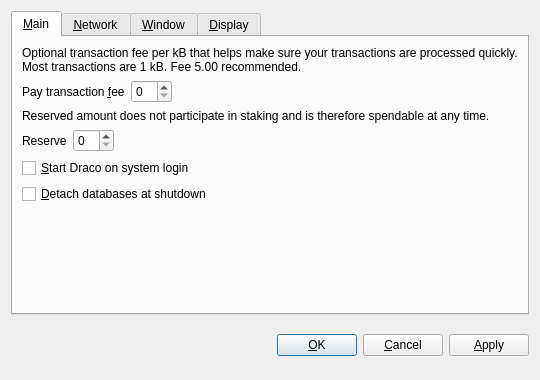
<?xml version="1.0" encoding="UTF-8"?>
<ui version="4.0">
 <class>OptionsDialog</class>
 <widget class="QDialog" name="OptionsDialog">
  <property name="geometry">
   <rect>
    <x>0</x>
    <y>0</y>
    <width>540</width>
    <height>380</height>
   </rect>
  </property>
  <property name="windowTitle">
   <string>Options</string>
  </property>
  <property name="modal">
   <bool>true</bool>
  </property>
  <layout class="QVBoxLayout" name="verticalLayout">
   <item>
    <widget class="QTabWidget" name="tabWidget">
     <property name="tabPosition">
      <enum>QTabWidget::North</enum>
     </property>
     <property name="currentIndex">
      <number>0</number>
     </property>
     <widget class="QWidget" name="tabMain">
      <attribute name="title">
       <string>&amp;Main</string>
      </attribute>
      <layout class="QVBoxLayout" name="verticalLayout_Main">
       <item>
        <widget class="QLabel" name="transactionFeeInfoLabel">
         <property name="text">
          <string>Optional transaction fee per kB that helps make sure your transactions are processed quickly. Most transactions are 1 kB. Fee 5.00 recommended.</string>
         </property>
         <property name="textFormat">
          <enum>Qt::PlainText</enum>
         </property>
         <property name="wordWrap">
          <bool>true</bool>
         </property>
        </widget>
       </item>
       <item>
        <layout class="QHBoxLayout" name="horizontalLayoutFee">
         <item>
          <widget class="QLabel" name="transactionFeeLabel">
           <property name="text">
            <string>Pay transaction &amp;fee</string>
           </property>
           <property name="textFormat">
            <enum>Qt::PlainText</enum>
           </property>
           <property name="buddy">
            <cstring>transactionFee</cstring>
           </property>
          </widget>
         </item>
         <item>
          <widget class="BitcoinAmountField" name="transactionFee"/>
         </item>
         <item>
          <spacer name="horizontalSpacerFee">
           <property name="orientation">
            <enum>Qt::Horizontal</enum>
           </property>
           <property name="sizeHint" stdset="0">
            <size>
             <width>40</width>
             <height>20</height>
            </size>
           </property>
          </spacer>
         </item>
        </layout>
       </item>
       <item>
        <widget class="QLabel" name="reserveBalanceInfoLabel">
         <property name="text">
          <string>Reserved amount does not participate in staking and is therefore spendable at any time.</string>
         </property>
         <property name="textFormat">
          <enum>Qt::PlainText</enum>
         </property>
         <property name="wordWrap">
          <bool>true</bool>
         </property>
        </widget>
       </item>
       <item>
        <layout class="QHBoxLayout" name="horizontalLayoutReserveBalance">
         <item>
          <widget class="QLabel" name="reserveBalanceLabel">
           <property name="text">
            <string>Reserve</string>
           </property>
           <property name="textFormat">
            <enum>Qt::PlainText</enum>
           </property>
           <property name="buddy">
            <cstring>reserveBalance</cstring>
           </property>
          </widget>
         </item>
         <item>
          <widget class="BitcoinAmountField" name="reserveBalance"/>
         </item>
         <item>
          <spacer name="horizontalSpacerReserveBalance">
           <property name="orientation">
            <enum>Qt::Horizontal</enum>
           </property>
           <property name="sizeHint" stdset="0">
            <size>
             <width>40</width>
             <height>20</height>
            </size>
           </property>
          </spacer>
         </item>
        </layout>
       </item>
       <item>
        <widget class="QCheckBox" name="bitcoinAtStartup">
         <property name="toolTip">
          <string>Automatically start Draco after logging in to the system.</string>
         </property>
         <property name="text">
          <string>&amp;Start Draco on system login</string>
         </property>
        </widget>
       </item>
       <item>
        <widget class="QCheckBox" name="detachDatabases">
         <property name="toolTip">
          <string>Detach block and address databases at shutdown. This means they can be moved to another data directory, but it slows down shutdown. The wallet is always detached.</string>
         </property>
         <property name="text">
          <string>&amp;Detach databases at shutdown</string>
         </property>
        </widget>
       </item>
       <item>
        <spacer name="verticalSpacer_Main">
         <property name="orientation">
          <enum>Qt::Vertical</enum>
         </property>
         <property name="sizeHint" stdset="0">
          <size>
           <width>20</width>
           <height>40</height>
          </size>
         </property>
        </spacer>
       </item>
      </layout>
     </widget>
     <widget class="QWidget" name="tabNetwork">
      <attribute name="title">
       <string>&amp;Network</string>
      </attribute>
      <layout class="QVBoxLayout" name="verticalLayout_Network">
       <item>
        <widget class="QCheckBox" name="mapPortUpnp">
         <property name="toolTip">
          <string>Automatically open the Draco client port on the router. This only works when your router supports UPnP and it is enabled.</string>
         </property>
         <property name="text">
          <string>Map port using &amp;UPnP</string>
         </property>
        </widget>
       </item>
       <item>
        <widget class="QCheckBox" name="connectSocks">
         <property name="toolTip">
          <string>Connect to the Draco network through a SOCKS proxy (e.g. when connecting through Tor).</string>
         </property>
         <property name="text">
          <string>&amp;Connect through SOCKS proxy:</string>
         </property>
        </widget>
       </item>
       <item>
        <layout class="QHBoxLayout" name="horizontalLayout_Network">
         <item>
          <widget class="QLabel" name="proxyIpLabel">
           <property name="text">
            <string>Proxy &amp;IP:</string>
           </property>
           <property name="textFormat">
            <enum>Qt::PlainText</enum>
           </property>
           <property name="buddy">
            <cstring>proxyIp</cstring>
           </property>
          </widget>
         </item>
         <item>
          <widget class="QValidatedLineEdit" name="proxyIp">
           <property name="maximumSize">
            <size>
             <width>140</width>
             <height>16777215</height>
            </size>
           </property>
           <property name="toolTip">
            <string>IP address of the proxy (e.g. 127.0.0.1)</string>
           </property>
          </widget>
         </item>
         <item>
          <widget class="QLabel" name="proxyPortLabel">
           <property name="text">
            <string>&amp;Port:</string>
           </property>
           <property name="textFormat">
            <enum>Qt::PlainText</enum>
           </property>
           <property name="buddy">
            <cstring>proxyPort</cstring>
           </property>
          </widget>
         </item>
         <item>
          <widget class="QLineEdit" name="proxyPort">
           <property name="maximumSize">
            <size>
             <width>55</width>
             <height>16777215</height>
            </size>
           </property>
           <property name="toolTip">
            <string>Port of the proxy (e.g. 9050)</string>
           </property>
          </widget>
         </item>
         <item>
          <widget class="QLabel" name="socksVersionLabel">
           <property name="text">
            <string>SOCKS &amp;Version:</string>
           </property>
           <property name="textFormat">
            <enum>Qt::PlainText</enum>
           </property>
           <property name="buddy">
            <cstring>socksVersion</cstring>
           </property>
          </widget>
         </item>
         <item>
          <widget class="QValueComboBox" name="socksVersion">
           <property name="toolTip">
            <string>SOCKS version of the proxy (e.g. 5)</string>
           </property>
          </widget>
         </item>
         <item>
          <spacer name="horizontalSpacer_Network">
           <property name="orientation">
            <enum>Qt::Horizontal</enum>
           </property>
           <property name="sizeHint" stdset="0">
            <size>
             <width>40</width>
             <height>20</height>
            </size>
           </property>
          </spacer>
         </item>
        </layout>
       </item>
       <item>
        <spacer name="verticalSpacer_Network">
         <property name="orientation">
          <enum>Qt::Vertical</enum>
         </property>
         <property name="sizeHint" stdset="0">
          <size>
           <width>20</width>
           <height>40</height>
          </size>
         </property>
        </spacer>
       </item>
      </layout>
     </widget>
     <widget class="QWidget" name="tabWindow">
      <attribute name="title">
       <string>&amp;Window</string>
      </attribute>
      <layout class="QVBoxLayout" name="verticalLayout_Window">
       <item>
        <widget class="QCheckBox" name="minimizeToTray">
         <property name="toolTip">
          <string>Show only a tray icon after minimizing the window.</string>
         </property>
         <property name="text">
          <string>&amp;Minimize to the tray instead of the taskbar</string>
         </property>
        </widget>
       </item>
       <item>
        <widget class="QCheckBox" name="minimizeOnClose">
         <property name="toolTip">
          <string>Minimize instead of exit the application when the window is closed. When this option is enabled, the application will be closed only after selecting Quit in the menu.</string>
         </property>
         <property name="text">
          <string>M&amp;inimize on close</string>
         </property>
        </widget>
       </item>
       <item>
        <spacer name="verticalSpacer_Window">
         <property name="orientation">
          <enum>Qt::Vertical</enum>
         </property>
         <property name="sizeHint" stdset="0">
          <size>
           <width>20</width>
           <height>40</height>
          </size>
         </property>
        </spacer>
       </item>
      </layout>
     </widget>
     <widget class="QWidget" name="tabDisplay">
      <attribute name="title">
       <string>&amp;Display</string>
      </attribute>
      <layout class="QVBoxLayout" name="verticalLayout_Display">
       <item>
        <layout class="QHBoxLayout" name="horizontalLayout_1_Display">
         <item>
          <widget class="QLabel" name="langLabel">
           <property name="text">
            <string>User Interface &amp;language:</string>
           </property>
           <property name="textFormat">
            <enum>Qt::PlainText</enum>
           </property>
           <property name="buddy">
            <cstring>lang</cstring>
           </property>
          </widget>
         </item>
         <item>
          <widget class="QValueComboBox" name="lang">
           <property name="toolTip">
            <string>The user interface language can be set here. This setting will take effect after restarting Draco.</string>
           </property>
          </widget>
         </item>
        </layout>
       </item>
       <item>
        <layout class="QHBoxLayout" name="horizontalLayout_2_Display">
         <item>
          <widget class="QLabel" name="unitLabel">
           <property name="text">
            <string>&amp;Unit to show amounts in:</string>
           </property>
           <property name="textFormat">
            <enum>Qt::PlainText</enum>
           </property>
           <property name="buddy">
            <cstring>unit</cstring>
           </property>
          </widget>
         </item>
         <item>
          <widget class="QValueComboBox" name="unit">
           <property name="toolTip">
            <string>Choose the default subdivision unit to show in the interface and when sending coins.</string>
           </property>
          </widget>
         </item>
        </layout>
       </item>
       <item>
        <widget class="QCheckBox" name="displayAddresses">
         <property name="toolTip">
          <string>Whether to show Draco addresses in the transaction list or not.</string>
         </property>
         <property name="text">
          <string>&amp;Display addresses in transaction list</string>
         </property>
        </widget>
       </item>
       <item>
        <widget class="QCheckBox" name="coinControlFeatures">
         <property name="toolTip">
          <string>Whether to show coin control features or not.</string>
         </property>
         <property name="text">
          <string>Display coin &amp;control features (experts only!)</string>
         </property>
        </widget>
       </item>
       <item>
        <spacer name="verticalSpacer_Display">
         <property name="orientation">
          <enum>Qt::Vertical</enum>
         </property>
         <property name="sizeHint" stdset="0">
          <size>
           <width>20</width>
           <height>40</height>
          </size>
         </property>
        </spacer>
       </item>
      </layout>
     </widget>
    </widget>
   </item>
   <item>
    <layout class="QHBoxLayout" name="horizontalLayout_Buttons">
     <item>
      <spacer name="horizontalSpacer_1">
       <property name="orientation">
        <enum>Qt::Horizontal</enum>
       </property>
       <property name="sizeHint" stdset="0">
        <size>
         <width>40</width>
         <height>48</height>
        </size>
       </property>
      </spacer>
     </item>
     <item>
      <widget class="QLabel" name="statusLabel">
       <property name="font">
        <font>
         <weight>75</weight>
         <bold>true</bold>
        </font>
       </property>
       <property name="text">
        <string/>
       </property>
       <property name="textFormat">
        <enum>Qt::PlainText</enum>
       </property>
       <property name="wordWrap">
        <bool>true</bool>
       </property>
      </widget>
     </item>
     <item>
      <spacer name="horizontalSpacer_2">
       <property name="orientation">
        <enum>Qt::Horizontal</enum>
       </property>
       <property name="sizeHint" stdset="0">
        <size>
         <width>40</width>
         <height>48</height>
        </size>
       </property>
      </spacer>
     </item>
     <item>
      <widget class="QPushButton" name="okButton">
       <property name="text">
        <string>&amp;OK</string>
       </property>
      </widget>
     </item>
     <item>
      <widget class="QPushButton" name="cancelButton">
       <property name="text">
        <string>&amp;Cancel</string>
       </property>
       <property name="autoDefault">
        <bool>false</bool>
       </property>
      </widget>
     </item>
     <item>
      <widget class="QPushButton" name="applyButton">
       <property name="text">
        <string>&amp;Apply</string>
       </property>
       <property name="autoDefault">
        <bool>false</bool>
       </property>
      </widget>
     </item>
    </layout>
   </item>
  </layout>
 </widget>
 <customwidgets>
  <customwidget>
   <class>BitcoinAmountField</class>
   <extends>QSpinBox</extends>
   <header>bitcoinamountfield.h</header>
  </customwidget>
  <customwidget>
   <class>QValueComboBox</class>
   <extends>QComboBox</extends>
   <header>qvaluecombobox.h</header>
  </customwidget>
  <customwidget>
   <class>QValidatedLineEdit</class>
   <extends>QLineEdit</extends>
   <header>qvalidatedlineedit.h</header>
  </customwidget>
 </customwidgets>
 <resources/>
 <connections/>
</ui>
